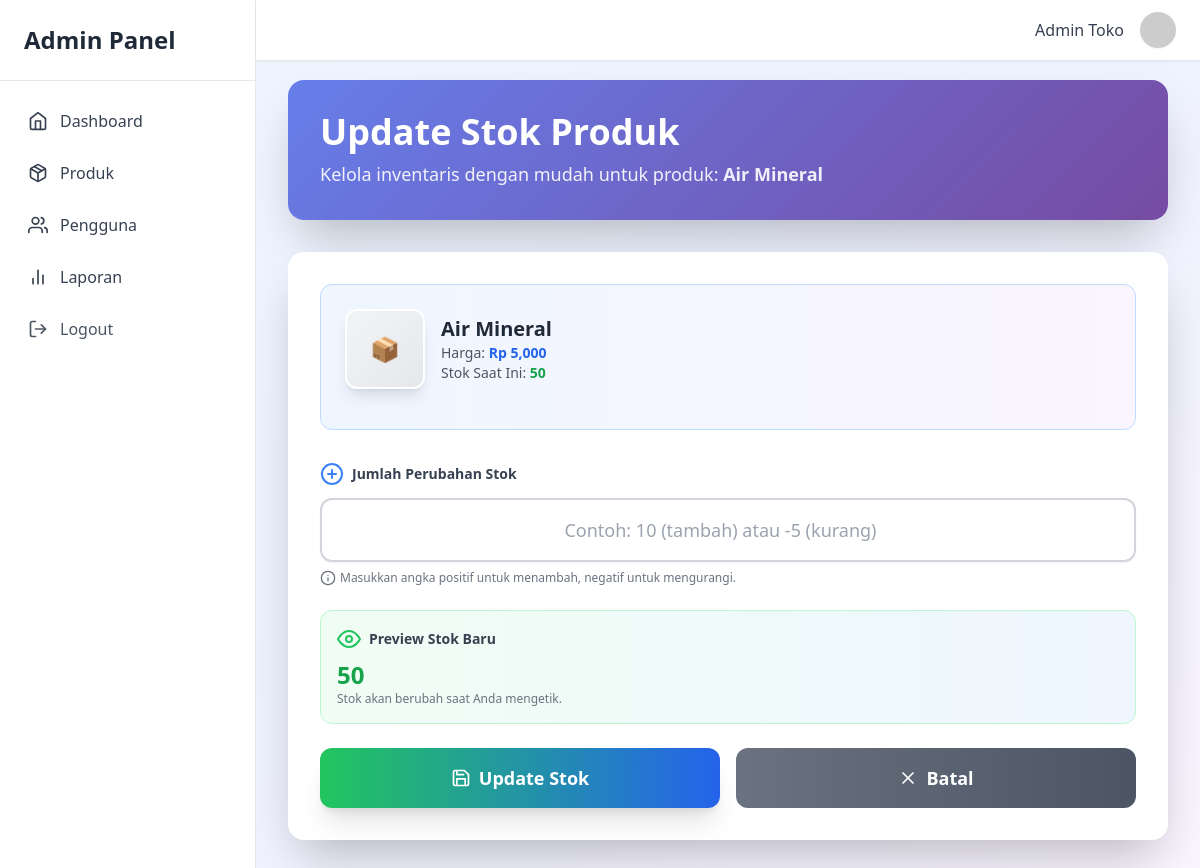
The page /dashboard/products/edit-stock/1 (signed in) on the database as committed earlier.
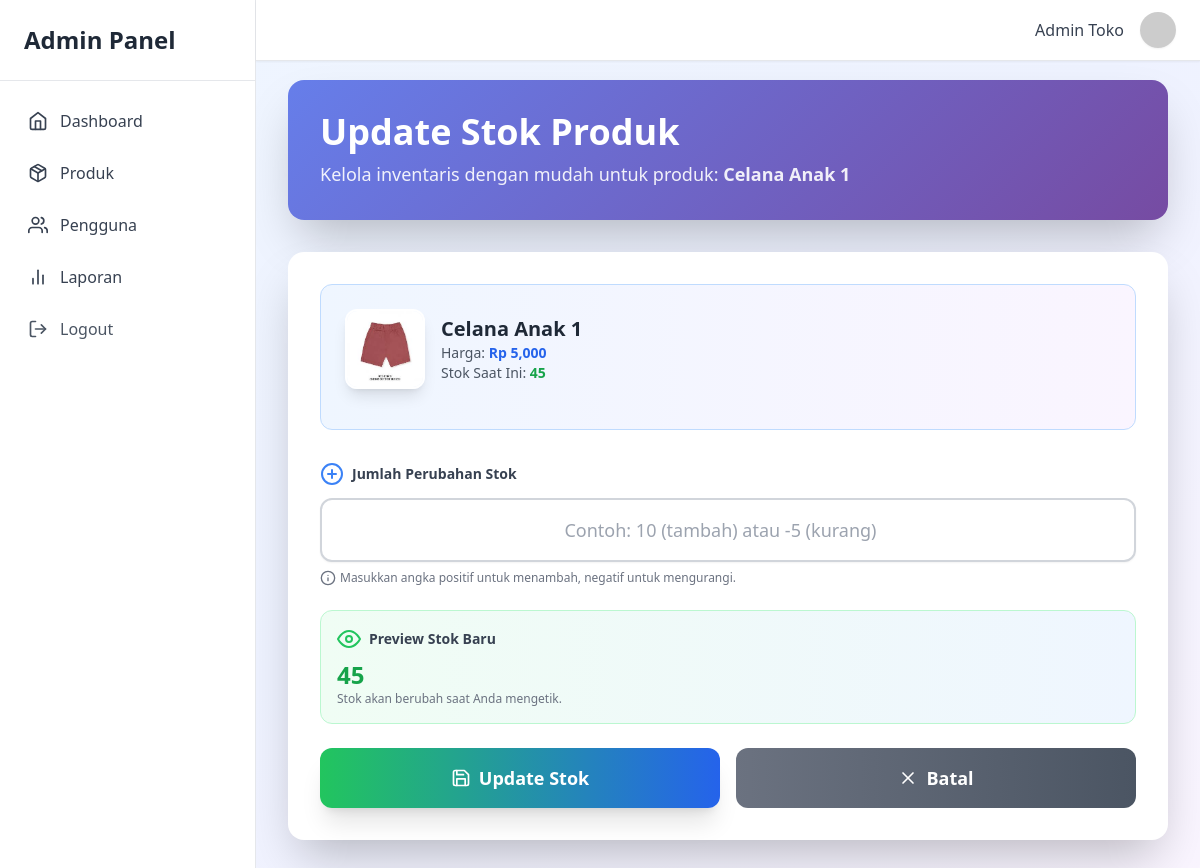
The same page on the database as committed later.
### tables this page shows
CREATE TABLE `products` (
  `id` int(11) NOT NULL,
  `name` varchar(150) NOT NULL,
  `price` int(11) NOT NULL,
  `stock` int(11) NOT NULL,
  `image` varchar(255) DEFAULT NULL,
  `is_deleted` tinyint(1) DEFAULT 0,
  `created_at` datetime DEFAULT current_timestamp(),
  `updated_at` datetime DEFAULT current_timestamp() ON UPDATE current_timestamp()
);

### dashboard/products/logic/update-stock.php (called while the page is built, shortened)
<?php
include "../../../include/conn.php";
$id = isset($_GET['id']) ? (int)$_GET['id'] : 0;
$query = $conn->prepare("SELECT * FROM products WHERE id = ?");
$query->bind_param("i", $id);
$query->execute();
$result = $query->get_result();
$product = $result->fetch_assoc();

### dashboard/products/ui/edit-stock.php (the view, shortened to what this page needs)
<!DOCTYPE html>
<html lang="en">
<head>
  <script src="https://cdn.tailwindcss.com"></script>
  <?php include "../logic/update-stock.php"; ?>
</head>
<body class="bg-gradient-to-br from-blue-50 via-indigo-50 to-purple-50 min-h-screen">
  <?php include "../../../include/layouts/sidebar.php"; ?>
  <?php include "../../../include/layouts/header.php"; ?>
  <div class="ml-64 pt-20 p-8">
    <div class="gradient-bg text-white p-8 rounded-2xl shadow-2xl mb-8 fade-in">
      <h1 class="text-4xl font-bold mb-2 flex items-center gap-3">
        Update Stok Produk
      </h1>
      <p class="text-lg opacity-90">Kelola inventaris dengan mudah untuk produk: <strong><?php echo htmlspecialchars($product['name']); ?></strong></p>
    </div>
    <div class="bg-white p-8 rounded-2xl shadow-2xl card-hover max-w-full mx-auto bounce-in">
      <form method="POST" id="stockForm">
        <div class="mb-8 bg-gradient-to-r from-blue-50 to-purple-50 p-6 rounded-xl border border-blue-200">
          <div class="flex items-center gap-4 mb-4">
            <?php if ($product['image'] && file_exists($_SERVER['DOCUMENT_ROOT'] . '/toko-daffsha-kids/' . $product['image'])): ?>
              <img src="<?php echo $product['image']; ?>" alt="<?php echo $product['name']; ?>" class="w-20 h-20 object-cover rounded-xl border-2 border-white shadow-lg">
            <?php else: ?>
              <div class="w-20 h-20 bg-gradient-to-br from-gray-100 to-gray-200 rounded-xl border-2 border-white shadow-lg flex items-center justify-center text-2xl">📦</div>
            <?php endif; ?>
            <div>
              <h3 class="font-bold text-gray-800 text-xl"><?php echo htmlspecialchars($product['name']); ?></h3>
              <p class="text-sm text-gray-600">Harga: <span class="font-semibold text-blue-600">Rp <?php echo number_format($product['price']); ?></span></p>
              <p class="text-sm text-gray-600">Stok Saat Ini: <span class="font-semibold text-green-600" id="currentStock"><?php echo $product['stock']; ?></span></p>
            </div>
          </div>
        </div>
        <div class="mb-6">
          <label class="block text-sm font-semibold text-gray-700 mb-3 flex items-center gap-2">
            <i data-feather="plus-circle" class="text-blue-500"></i> Jumlah Perubahan Stok
          </label>
          <input type="number" name="stock_change" id="stockChange" placeholder="Contoh: 10 (tambah) atau -5 (kurang)" required
            class="w-full outline-none p-4 border-2 border-gray-300 rounded-xl focus:ring-4 focus:ring-blue-300 focus:border-blue-500 transition-all text-center text-lg font-medium shadow-sm">
          <p class="text-xs text-gray-500 mt-2 flex items-center gap-1">
            <i data-feather="info" class="w-4 h-4"></i> Masukkan angka positif untuk menambah, negatif untuk mengurangi.
          </p>
        </div>
        <div class="mb-6 p-4 bg-gradient-to-r from-green-50 to-blue-50 rounded-xl border border-green-200">
          <p class="text-sm font-semibold text-gray-700 mb-2 flex items-center gap-2">
            <i data-feather="eye" class="text-green-500"></i> Preview Stok Baru
          </p>
          <p class="text-2xl font-bold text-green-600" id="newStock"><?php echo $product['stock']; ?></p>
          <p class="text-xs text-gray-500">Stok akan berubah saat Anda mengetik.</p>
        </div>
        <div class="flex gap-4">
          <button type="submit" class="flex-1 bg-gradient-to-r from-green-500 to-blue-600 text-white py-4 rounded-xl hover:from-green-600 hover:to-blue-700 transition-all transform hover:scale-105 shadow-xl font-bold text-lg flex items-center justify-center gap-2">
            <i data-feather="save" class="w-5 h-5"></i> Update Stok
          </button>
          <a href="dashboard/products" class="flex-1 bg-gradient-to-r from-gray-500 to-gray-600 text-white py-4 rounded-xl hover:from-gray-600 hover:to-gray-700 transition-all text-center font-bold text-lg flex items-center justify-center gap-2">
            <i data-feather="x" class="w-5 h-5"></i> Batal
          </a>
        </div>
      </form>
    </div>
  </div>
</body>
</html>

Rows that differ between the two databases and show on the page:
changed products: name "Air Mineral" → "Celana Anak 1"; image: picture added; stock "50" → "45"
